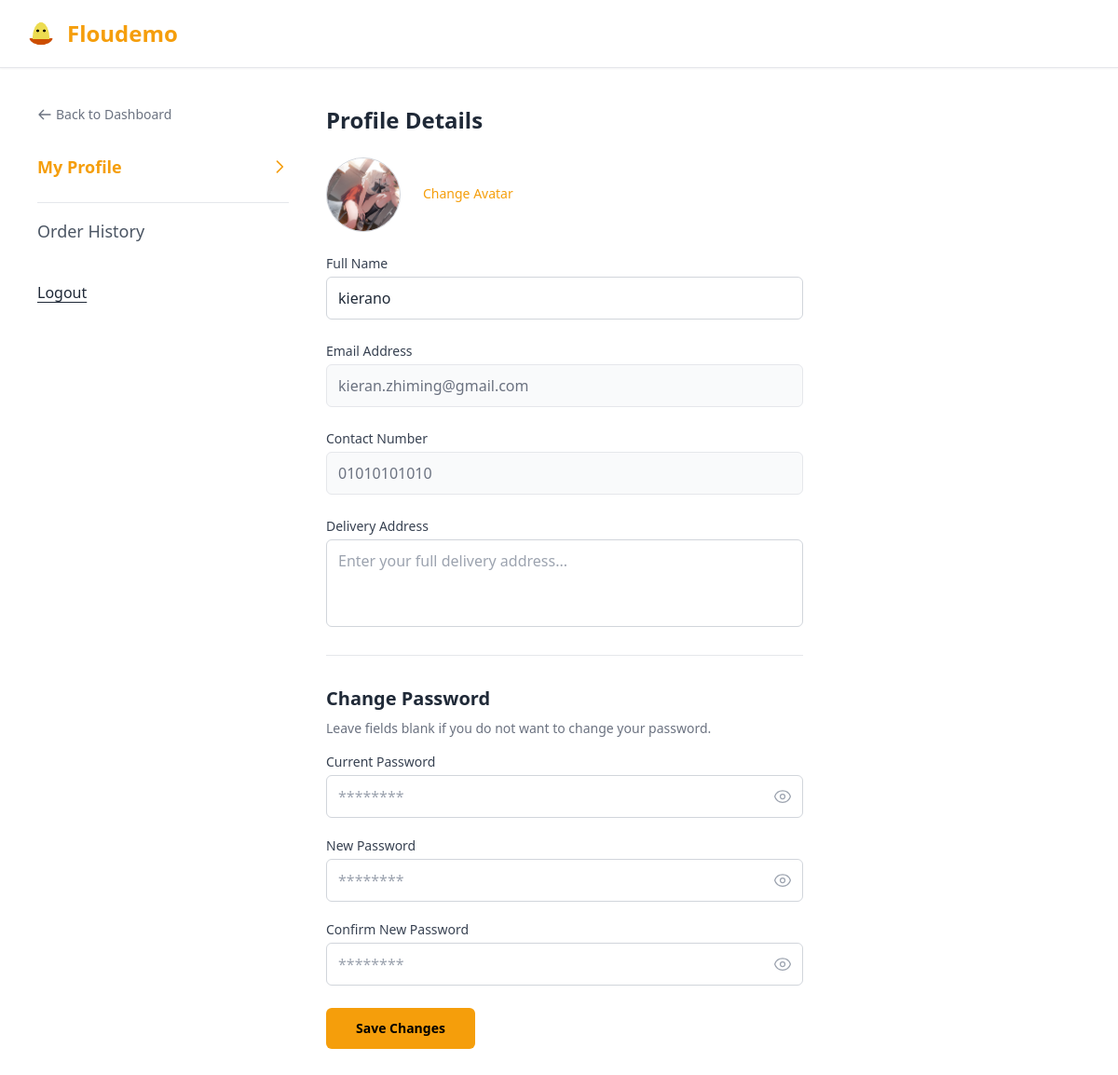
The app's page /settings.php (signed in) with its own data.
### tables this page shows
CREATE TABLE `user` (
  `userId` int(10) UNSIGNED NOT NULL,
  `name` varchar(100) NOT NULL,
  `email` varchar(150) NOT NULL,
  `password` varchar(255) NOT NULL,
  `role` enum('customer','employee') NOT NULL DEFAULT 'customer',
  `contactNumber` varchar(20) NOT NULL,
  `address` varchar(255) DEFAULT NULL,
  `image` varchar(255) DEFAULT NULL,
  `createdAt` datetime NOT NULL DEFAULT current_timestamp() ON UPDATE current_timestamp()
);

### settings.php (the view, shortened to what this page needs)
<?php
$user_id = $_SESSION['userId'] ?? $_SESSION['user_id'] ?? null;
include "./database/fnbdb.php";
if (!isset($mysqli) || !$mysqli instanceof mysqli) {
    if (isset($conn) && $conn instanceof mysqli) {
        $mysqli = $conn;
    } elseif (isset($db) && $db instanceof mysqli) {
        $mysqli = $db;
    } elseif (isset($link) && $link instanceof mysqli) {
        $mysqli = $link;
    }
}
$sql = "SELECT name, email, contactNumber, address, image FROM user WHERE userId = ?";
$stmt = $mysqli->prepare($sql);
if ($stmt) {
    $stmt->bind_param("i", $user_id);
    $stmt->execute();
    $result = $stmt->get_result();
    $user = $result->fetch_assoc();
}
?>
<!DOCTYPE html>
<html lang="en">
<head>
    <script src="https://cdn.tailwindcss.com/3.4.16"></script>
</head>
<body class="bg-white min-h-screen font-sans text-gray-800 relative">
    <div class="border-b border-gray-200 py-4 px-6 flex justify-between items-center shadow-sm">
        <h1 class="text-2xl font-extrabold text-primary flex items-center">
            <img src="./assets/logo.png" class="w-[40px] mr-2" alt="Logo" /> Floudemo
        </h1>
    </div>
    <div class="max-w-6xl mx-auto px-4 py-10 flex flex-col md:flex-row gap-10">
        <div class="w-full md:w-1/4">
            <a href="home.php" onclick="handleNavigation(event, 'home.php', null, false)"
                class="inline-flex items-center text-sm font-medium text-gray-500 hover:text-primary mb-8 transition">
                <svg class="w-4 h-4 mr-1" fill="none" stroke="currentColor" viewBox="0 0 24 24">
                    <path stroke-linecap="round" stroke-linejoin="round" stroke-width="2"
                        d="M10 19l-7-7m0 0l7-7m-7 7h18"></path>
                </svg>
                Back to Dashboard
            </a>
            <ul class="flex flex-col space-y-4">
                <li>
                    <a href="#" onclick="handleNavigation(event, null, 'profile', false)" id="tab-profile"
                        class="flex justify-between items-center text-primary font-bold text-lg cursor-pointer transition">
                        My Profile
                        <svg class="w-5 h-5 text-primary" fill="none" stroke="currentColor" viewBox="0 0 24 24">
                            <path stroke-linecap="round" stroke-linejoin="round" stroke-width="2" d="M9 5l7 7-7 7">
                            </path>
                        </svg>
                    </a>
                </li>
                <li class="border-b border-gray-200 pb-2"></li>
                <li>
                    <a href="#" onclick="handleNavigation(event, null, 'history', false)" id="tab-history"
                        class="flex justify-between items-center text-gray-600 hover:text-primary font-medium text-lg cursor-pointer transition">
                        Order History
                    </a>
                </li>
                <li class="pt-6">
                    <a href="#" onclick="handleNavigation(event, null, null, true)"
                        class="text-gray-800 font-medium text-base underline decoration-1 underline-offset-4 hover:text-primary transition">
                        Logout
                    </a>
                </li>
            </ul>
        </div>
        <div class="w-full md:w-3/4">
            <div id="section-profile" class="block">
                <h2 class="text-2xl font-bold mb-6">Profile Details</h2>
                <form id="profileForm" action="" method="POST" enctype="multipart/form-data" class="space-y-6 max-w-lg"
                    novalidate>
                    <div class="flex items-center gap-6 mb-4">
                        <div class="relative w-20 h-20">
                            <?php if (!empty($user['image']) && file_exists($user['image'])): ?>
                                <img id="avatarPreview" src="<?= htmlspecialchars($user['image']) ?>" alt="Avatar"
                                    class="w-20 h-20 rounded-full object-cover border border-gray-300 transition-all duration-300">
                            <?php endif; ?>
                        </div>
                        <div>
                            <label class="cursor-pointer text-sm font-medium text-primary hover:underline transition">
                                Change Avatar
                            </label>
                        </div>
                    </div>
                    <div>
                        <label class="block text-sm font-medium text-gray-700 mb-1">Full Name</label>
                        <input type="text" name="name" required value="<?= htmlspecialchars($user['name']) ?>"
                            class="w-full border border-gray-300 rounded-md px-3 py-2.5 focus:outline-none focus:border-primary focus:ring-1 focus:ring-primary transition" />
                    </div>
                    <div>
                        <label class="block text-sm font-medium text-gray-700 mb-1">Email Address</label>
                        <input type="email" value="<?= htmlspecialchars($user['email']) ?>" disabled
                            class="w-full border border-gray-200 bg-gray-50 text-gray-500 rounded-md px-3 py-2.5 cursor-not-allowed">
                    </div>
                    <div>
                        <label class="block text-sm font-medium text-gray-700 mb-1">Contact Number</label>
                        <input type="text" value="<?= htmlspecialchars($user['contactNumber'] ?? '') ?>" disabled
                            class="w-full border border-gray-200 bg-gray-50 text-gray-500 rounded-md px-3 py-2.5 cursor-not-allowed">
                    </div>
                    <div>
                        <label class="block text-sm font-medium text-gray-700 mb-1">Delivery Address</label>
                        <textarea name="address" rows="3" placeholder="Enter your full delivery address..."
                            class="w-full border border-gray-300 rounded-md px-3 py-2.5 focus:outline-none focus:border-primary focus:ring-1 focus:ring-primary transition resize-none"><?= htmlspecialchars($user['address'] ?? '') ?></textarea>
                    </div>
                    <div class="mt-10 pt-8 border-t border-gray-200">
                        <h3 class="text-xl font-bold mb-2">Change Password</h3>
                        <p class="text-sm text-gray-500 mb-4">Leave fields blank if you do not want to change your
                            password.</p>
                        <div class="space-y-5">
                            <div>
                                <label class="block text-sm font-medium text-gray-700 mb-1">Current Password</label>
                                <div class="relative">
                                    <input id="current_password" name="current_password" type="password"
                                        placeholder="********"
                                        class="w-full border border-gray-300 rounded-md px-3 py-2.5 focus:outline-none focus:border-primary focus:ring-1 focus:ring-primary transition pr-10" />
                                    <button type="button" onclick="togglePassword('current_password', 'eyeCurr')"
                                        class="absolute inset-y-0 right-0 pr-3 flex items-center text-gray-400 hover:text-black">
                                    </button>
                                </div>
                            </div>
                            <div>
                                <label class="block text-sm font-medium text-gray-700 mb-1">New Password</label>
                                <div class="relative">
                                    <input id="new_password" name="new_password" type="password" placeholder="********"
                                        class="w-full border border-gray-300 rounded-md px-3 py-2.5 focus:outline-none focus:border-primary focus:ring-1 focus:ring-primary transition pr-10" />
                                    <button type="button" onclick="togglePassword('new_password', 'eyeNew')"
                                        class="absolute inset-y-0 right-0 pr-3 flex items-center text-gray-400 hover:text-black">
                                    </button>
                                </div>
                            </div>
                            <div>
                                <label class="block text-sm font-medium text-gray-700 mb-1">Confirm New Password</label>
                                <div class="relative">
                                    <input id="confirm_password" name="confirm_password" type="password"
                                        placeholder="********"
                                        class="w-full border border-gray-300 rounded-md px-3 py-2.5 focus:outline-none focus:border-primary focus:ring-1 focus:ring-primary transition pr-10" />
                                    <button type="button" onclick="togglePassword('confirm_password', 'eyeConf')"
                                        class="absolute inset-y-0 right-0 pr-3 flex items-center text-gray-400 hover:text-black">
                                    </button>
                                </div>
                            </div>
                        </div>
                    </div>
                    <button type="submit" id="submitBtn" name="update_profile"
                        class="w-full md:w-auto rounded-md bg-primary px-8 py-3 text-sm font-bold text-black transition hover:bg-slate-800 hover:text-white mt-8 disabled:opacity-50 disabled:cursor-not-allowed">
                        Save Changes
                    </button>
                </form>
            </div>
        </div>
    </div>
</body>
</html>

### records on screen
user: image (picture), name "kierano", email "kieran.zhiming@gmail.com", contactNumber "01010101010"
